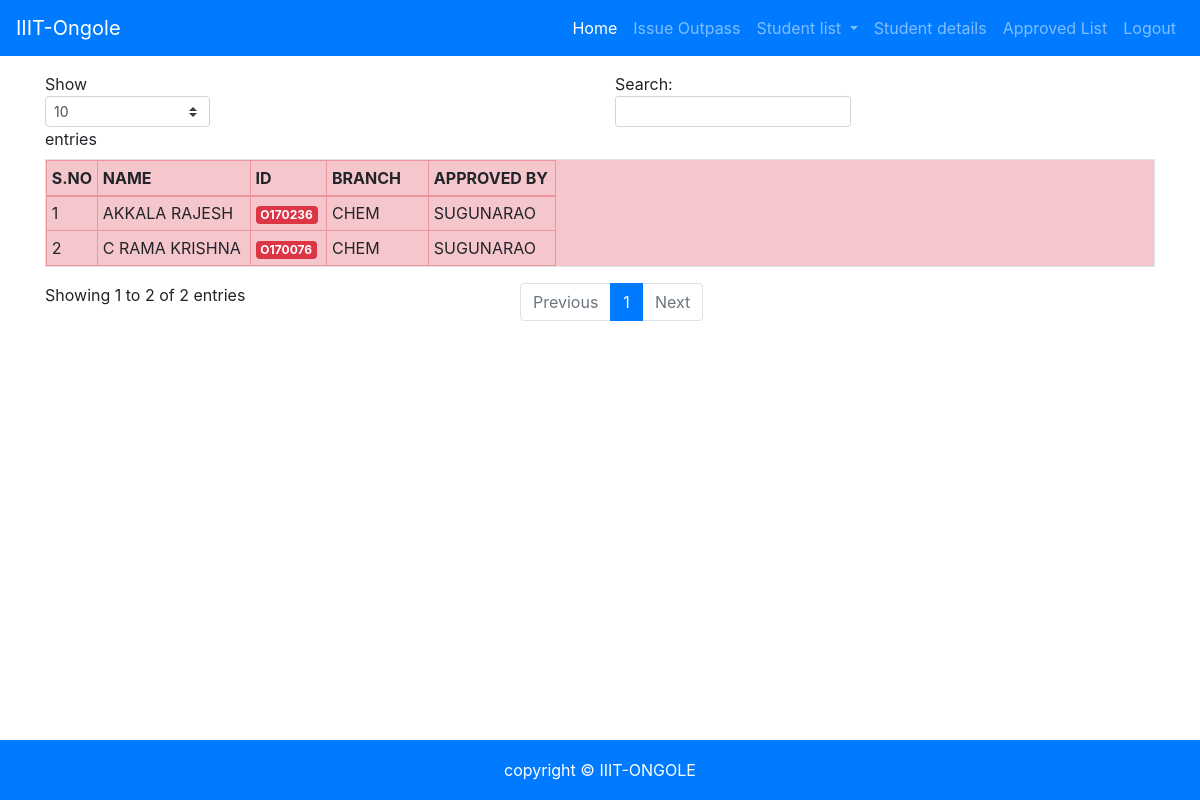
The app's page /out_studentlist.php (signed in) with its own data.
### tables this page shows
CREATE TABLE `permanent` (
  `NAME` varchar(255) NOT NULL,
  `ID` varchar(255) NOT NULL,
  `BRANCH` varchar(255) NOT NULL,
  `BATCH` varchar(100) NOT NULL,
  `WARDEN` varchar(255) NOT NULL,
  `TIME_AND_DATE` varchar(255) NOT NULL,
  `INSIGN` varchar(255) DEFAULT 'NOT_CHECKED',
  `GENDER` varchar(200) NOT NULL,
  `REASON` varchar(250) NOT NULL,
  `DAYS` int(100) NOT NULL DEFAULT 0,
  `REMARKS` varchar(255) NOT NULL DEFAULT 'NOT',
  `GUARDIAN_NAME` varchar(255) NOT NULL,
  `CONTACT_NUMBER` varchar(255) NOT NULL,
  `RELATION` varchar(255) NOT NULL,
  `AADHAR_NUMBER` varchar(255) NOT NULL
);

### out_studentlist.php (the view, shortened to what this page needs)
<?php
    include('includes/server.php');
    $Gender=$_SESSION['Gender'];
    $branch=$_SESSION['Branch'];
    $batch=$_SESSION['Batch'];
    $Role=$_SESSION['Role'];
    if($Role == 'WARDEN'){
              $query ="SELECT * FROM permanent WHERE BATCH='$batch' AND GENDER='$Gender' AND INSIGN ='NOT_CHECKED'";
              $result =mysqli_query($db,$query);
        }
  else if($Role=='D_WARDEN'){
              $query ="SELECT * FROM permanent WHERE BATCH='$batch' AND GENDER='$Gender' AND BRANCH='$branch' AND INSIGN='NOT_CHECKED'";
              $result =mysqli_query($db,$query);
        }
  else{
    $query="SELECT * FROM permanent WHERE INSIGN='NOT_CHECKED'";
    $result =mysqli_query($db,$query);
  }
?>
<?php include('includes/nav_bar.php'); ?>
<br>
<br>
<br>
<div class="container">
    <table id="outlist_table" class="table table-sm table-bordered table-danger table-hover  table-responsive  w-auto">
        <thead>
            <tr>
                <th width="10%">S.NO</th>
                <th width="30%">NAME</th>
                <th width="15%">ID</th>
                <th width="20%">BRANCH</th>
                <th width="25%">APPROVED BY</th>
            </tr>
        </thead>
        <tbody>
            <?php
            $counter=0;
            while ($row=mysqli_fetch_assoc($result))
            {
            ?>
            <tr>
                <td width="10%"><?php echo ++$counter; ?></td>
                <td width="30%"><?php echo $row['NAME'];?></td>
                <td width="15%"><span class="badge badge-danger"><?php echo $row['ID'];?></span></td>
                <td width="20%"><?php echo $row['BRANCH']; ?></td>
                <td width="25%"><?php echo $row['WARDEN']; ?></td>
            </tr>
            <?php
            }
          ?>
        </tbody>
    </table>
</div>
<br>
<br>
<br>

### css/mini.css (style rules this page uses)
html,body { height:100% }
.centering { text-align:center;align-items:center }
.footer { position:fixed;bottom:0;width:100%;height:60px;line-height:60px;background-color:#f5f5f5 }

### records on screen
permanent: NAME "AKKALA RAJESH", ID "O170236", BRANCH "CHEM", WARDEN "SUGUNARAO"
permanent: NAME "C RAMA KRISHNA", ID "O170076", BRANCH "CHEM", WARDEN "SUGUNARAO"
